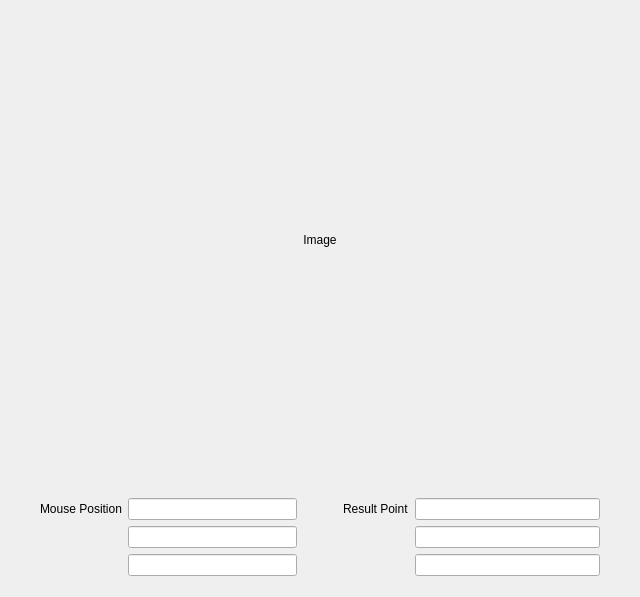
<?xml version="1.0" encoding="UTF-8"?>
<ui version="4.0">
 <class>MarkerSelectorDialog</class>
 <widget class="QDialog" name="MarkerSelectorDialog">
  <property name="geometry">
   <rect>
    <x>0</x>
    <y>0</y>
    <width>640</width>
    <height>597</height>
   </rect>
  </property>
  <property name="windowTitle">
   <string>Dialog</string>
  </property>
  <property name="modal">
   <bool>true</bool>
  </property>
  <layout class="QVBoxLayout" name="verticalLayout">
   <property name="leftMargin">
    <number>0</number>
   </property>
   <property name="topMargin">
    <number>0</number>
   </property>
   <property name="rightMargin">
    <number>0</number>
   </property>
   <property name="bottomMargin">
    <number>0</number>
   </property>
   <item>
    <widget class="QLabel" name="Label_Image">
     <property name="minimumSize">
      <size>
       <width>640</width>
       <height>480</height>
      </size>
     </property>
     <property name="cursor">
      <cursorShape>CrossCursor</cursorShape>
     </property>
     <property name="mouseTracking">
      <bool>true</bool>
     </property>
     <property name="text">
      <string>Image</string>
     </property>
     <property name="alignment">
      <set>Qt::AlignCenter</set>
     </property>
    </widget>
   </item>
   <item>
    <layout class="QHBoxLayout" name="horizontalLayout">
     <property name="topMargin">
      <number>12</number>
     </property>
     <property name="bottomMargin">
      <number>12</number>
     </property>
     <item>
      <spacer name="horizontalSpacer_2">
       <property name="orientation">
        <enum>Qt::Horizontal</enum>
       </property>
       <property name="sizeType">
        <enum>QSizePolicy::Maximum</enum>
       </property>
       <property name="sizeHint" stdset="0">
        <size>
         <width>40</width>
         <height>20</height>
        </size>
       </property>
      </spacer>
     </item>
     <item>
      <layout class="QFormLayout" name="formLayout_2">
       <item row="0" column="0">
        <widget class="QLabel" name="label_2">
         <property name="sizePolicy">
          <sizepolicy hsizetype="Preferred" vsizetype="Preferred">
           <horstretch>0</horstretch>
           <verstretch>0</verstretch>
          </sizepolicy>
         </property>
         <property name="text">
          <string>Mouse Position</string>
         </property>
        </widget>
       </item>
       <item row="0" column="1">
        <widget class="QLineEdit" name="LineEdit_MousePositionX">
         <property name="sizePolicy">
          <sizepolicy hsizetype="Expanding" vsizetype="Preferred">
           <horstretch>0</horstretch>
           <verstretch>0</verstretch>
          </sizepolicy>
         </property>
         <property name="alignment">
          <set>Qt::AlignCenter</set>
         </property>
         <property name="readOnly">
          <bool>true</bool>
         </property>
        </widget>
       </item>
       <item row="1" column="1">
        <widget class="QLineEdit" name="LineEdit_MousePositionY">
         <property name="sizePolicy">
          <sizepolicy hsizetype="Expanding" vsizetype="Preferred">
           <horstretch>0</horstretch>
           <verstretch>0</verstretch>
          </sizepolicy>
         </property>
         <property name="alignment">
          <set>Qt::AlignCenter</set>
         </property>
         <property name="readOnly">
          <bool>true</bool>
         </property>
        </widget>
       </item>
       <item row="2" column="1">
        <widget class="QLineEdit" name="LineEdit_MousePositionZ">
         <property name="sizePolicy">
          <sizepolicy hsizetype="Expanding" vsizetype="Preferred">
           <horstretch>0</horstretch>
           <verstretch>0</verstretch>
          </sizepolicy>
         </property>
         <property name="alignment">
          <set>Qt::AlignCenter</set>
         </property>
         <property name="readOnly">
          <bool>true</bool>
         </property>
        </widget>
       </item>
      </layout>
     </item>
     <item>
      <spacer name="horizontalSpacer_3">
       <property name="orientation">
        <enum>Qt::Horizontal</enum>
       </property>
       <property name="sizeType">
        <enum>QSizePolicy::Minimum</enum>
       </property>
       <property name="sizeHint" stdset="0">
        <size>
         <width>40</width>
         <height>20</height>
        </size>
       </property>
      </spacer>
     </item>
     <item>
      <layout class="QFormLayout" name="formLayout">
       <item row="0" column="0">
        <widget class="QLabel" name="label_3">
         <property name="sizePolicy">
          <sizepolicy hsizetype="Preferred" vsizetype="Preferred">
           <horstretch>0</horstretch>
           <verstretch>0</verstretch>
          </sizepolicy>
         </property>
         <property name="text">
          <string>Result Point</string>
         </property>
        </widget>
       </item>
       <item row="0" column="1">
        <widget class="QLineEdit" name="LineEdit_ResultPointX">
         <property name="sizePolicy">
          <sizepolicy hsizetype="Expanding" vsizetype="Preferred">
           <horstretch>0</horstretch>
           <verstretch>0</verstretch>
          </sizepolicy>
         </property>
         <property name="alignment">
          <set>Qt::AlignCenter</set>
         </property>
         <property name="readOnly">
          <bool>true</bool>
         </property>
        </widget>
       </item>
       <item row="1" column="1">
        <widget class="QLineEdit" name="LineEdit_ResultPointY">
         <property name="sizePolicy">
          <sizepolicy hsizetype="Expanding" vsizetype="Preferred">
           <horstretch>0</horstretch>
           <verstretch>0</verstretch>
          </sizepolicy>
         </property>
         <property name="alignment">
          <set>Qt::AlignCenter</set>
         </property>
         <property name="readOnly">
          <bool>true</bool>
         </property>
        </widget>
       </item>
       <item row="2" column="1">
        <widget class="QLineEdit" name="LineEdit_ResultPointZ">
         <property name="sizePolicy">
          <sizepolicy hsizetype="Expanding" vsizetype="Preferred">
           <horstretch>0</horstretch>
           <verstretch>0</verstretch>
          </sizepolicy>
         </property>
         <property name="alignment">
          <set>Qt::AlignCenter</set>
         </property>
         <property name="readOnly">
          <bool>true</bool>
         </property>
        </widget>
       </item>
      </layout>
     </item>
     <item>
      <spacer name="horizontalSpacer">
       <property name="orientation">
        <enum>Qt::Horizontal</enum>
       </property>
       <property name="sizeType">
        <enum>QSizePolicy::Minimum</enum>
       </property>
       <property name="sizeHint" stdset="0">
        <size>
         <width>40</width>
         <height>20</height>
        </size>
       </property>
      </spacer>
     </item>
    </layout>
   </item>
  </layout>
 </widget>
 <resources/>
 <connections/>
</ui>
